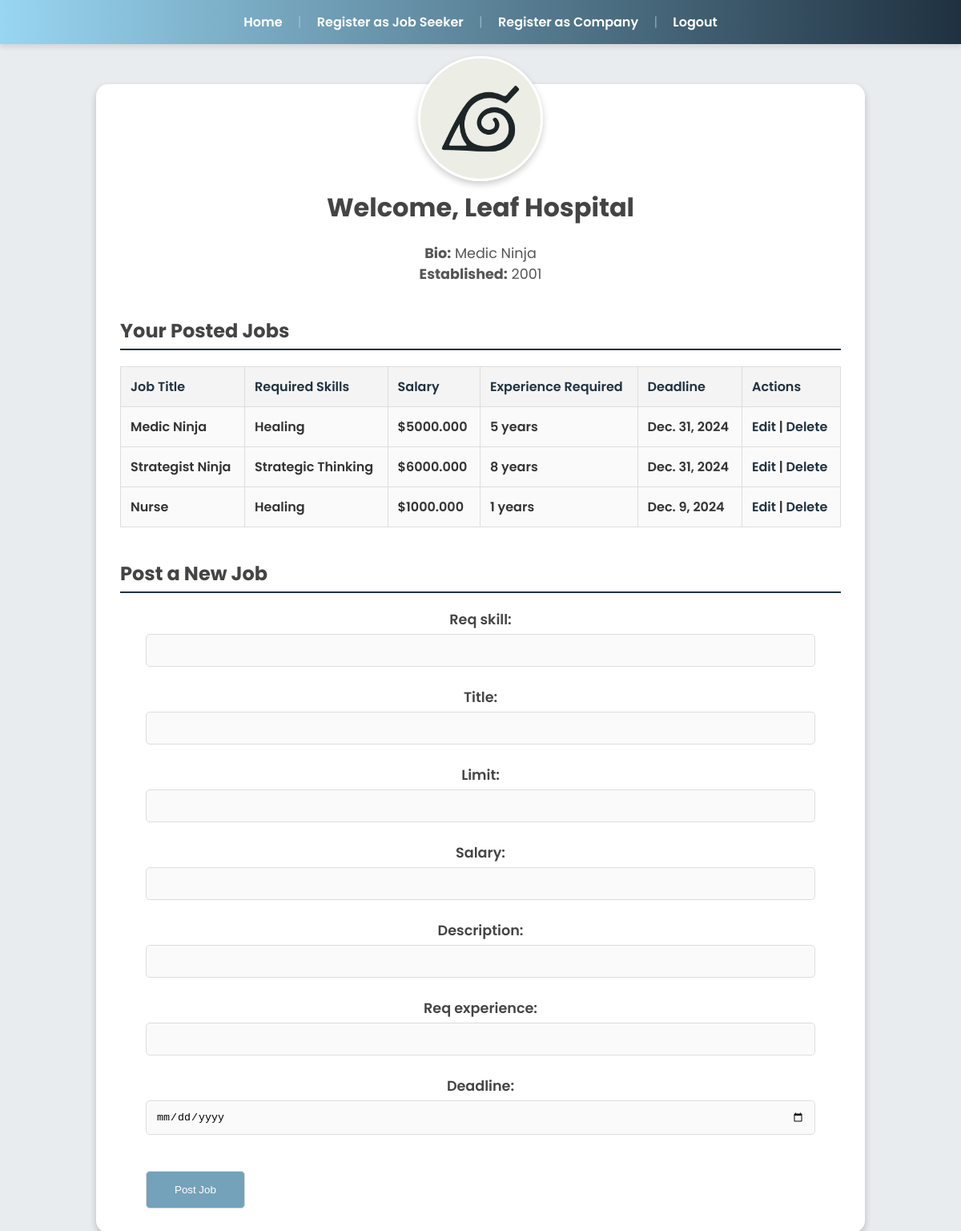
The app's page /company/dashboard/ (signed in) with its own data.
### jobs/models.py (models this page shows, shortened)
class user(models.Model):
    username = models.CharField(max_length=100, primary_key=True)
    password = models.CharField(max_length=100, unique=True)
    address = models.CharField(max_length=300, null=True, blank=True)
    bio = models.CharField(max_length=400, null=True, blank=True)
    profile_pic = models.ImageField(upload_to="profile_pics", blank=True)

class company(models.Model):
    c_username = models.OneToOneField(user, on_delete=models.CASCADE, primary_key=True, related_name="company")
    company_name = models.CharField(max_length=100)
    company_type = models.CharField(max_length=100)
    establishment_year = models.DateField()

class jobs(models.Model):
    job_id = models.AutoField(primary_key=True)
    c_username = models.ForeignKey(company, on_delete=models.CASCADE, related_name="job_posted")
    req_skill = models.CharField(max_length=50)
    title = models.CharField(max_length=100)
    limit = models.IntegerField()
    salary = models.DecimalField(max_digits=10, decimal_places=3)
    description = models.CharField(max_length=400)
    req_experience = models.IntegerField()
    deadline = models.DateField()

### jobs/views.py (the view)
# urls.py: path('company/dashboard/', views.company_dashboard, name='company_dashboard'),
def company_dashboard(request):
    user_instance = user.objects.get(username=request.session['username'])
    if not hasattr(user_instance, "company"):
        return redirect('login')  # Redirect to login if user is not a company
    company_instance = user_instance.company
    posted_jobs = jobs.objects.filter(c_username=company_instance)  # Fetch jobs posted by the company
    if request.method == "POST":
        job_form = JobForm(request.POST)
        if job_form.is_valid():
            job = job_form.save(commit=False)
            job.c_username = company_instance  # Link job to the company
            job.save()
            return redirect('company_dashboard')
    else:
        job_form = JobForm()
    context = {
        'company': company_instance,
        'posted_jobs': posted_jobs,
        'user' : user_instance,
        'job_form': job_form
    }
    return render(request, 'jobs/company_dashboard.html', context)

### jobs/forms.py
class JobForm(forms.ModelForm):
    class Meta:
        model = jobs
        fields = ['req_skill', 'title', 'limit', 'salary', 'description', 'req_experience', 'deadline']
        widgets = {
            'deadline': forms.DateInput(attrs={'type': 'date'}),
        }

### jobs/templates/jobs/company_dashboard.html (shortened to what this page needs)
<!DOCTYPE html>
<html lang="en">
<head>
    {% load static %}
    <link rel="stylesheet" href="{% static 'jobs/company_dashboard.css' %}">
</head>
<body>
    <nav>
        <a href="{% url 'home' %}">Home</a> |
        <a href="{% url 'register_job_seeker' %}">Register as Job Seeker</a> |
        <a href="{% url 'register_company' %}">Register as Company</a> |
        <a href="{% url 'user_logout' %}">Logout</a>
    </nav>
    <div class="content">
        <img src="/media/{{ user.profile_pic|default:'profile_pics/blank.jpg' }}" alt="Profile Picture">
        <h1 class="welcome">Welcome, {{ company.company_name }}</h1>
        <p><strong>Bio:</strong> {{ user.bio|default:"No bio available" }}</p>
        <p><strong>Established:</strong> {{ company.establishment_year|date:"Y" }}</p>
        <h2>Your Posted Jobs</h2>
        <table>
            <thead>
                <tr>
                    <th>Job Title</th>
                    <th>Required Skills</th>
                    <th>Salary</th>
                    <th>Experience Required</th>
                    <th>Deadline</th>
                    <th>Actions</th>
                </tr>
            </thead>
            <tbody>
                {% for job in posted_jobs %}
                <tr>
                    <td>{{ job.title }}</td>
                    <td>{{ job.req_skill }}</td>
                    <td>${{ job.salary }}</td>
                    <td>{{ job.req_experience }} years</td>
                    <td>{{ job.deadline }}</td>
                    <td>
                        <a class="actions" href="{% url 'edit_job' job.job_id %}">Edit</a> |
                        <a class="actions" href="{% url 'delete_job' job.job_id %}" onclick="return confirm('Are you sure you want to delete this job?');">Delete</a>
                    </td>
                </tr>
                {% empty %}
                <tr>
                    <td colspan="6">You have not posted any jobs yet.</td>
                </tr>
                {% endfor %}
            </tbody>
        </table>
        <h2>Post a New Job</h2>
        <form method="post">
            {{ job_form.as_p }}
            <button type="submit" class="back">Post Job</button>
        </form>
    </div>
</body>
</html>

### jobs/static/jobs/company_dashboard.css (style rules this page uses)
body { font-family: 'Poppins', sans-serif; margin: 0; padding: 0; background: #e9ecef; color: #333; }
nav { background: linear-gradient(to right, #99d6f2, #1f3140); padding: 15px; text-align: center; box-shadow: 0 4px 6px rgba(0, 0, 0, 0.1); color: #b6dbe88d; }
nav a { color: #fff; margin: 0 15px; text-decoration: none; font-weight: 600; transition: color 0.3s ease; }
.content { max-width: 900px; margin: 50px auto; background: #fff; padding: 30px; border-radius: 15px; box-shadow: 0 4px 8px rgba(0, 0, 0, 0.2); position: relative; }
img { display: block; width: 150px; height: 150px; border-radius: 50%; object-fit: cover; box-shadow: 0 4px 8px rgba(0, 0, 0, 0.2); position: absolute; top: -35px; left: 50%; transform: translateX(-50%); border: 3px solid #fff; }
.welcome { text-align: center; margin: 100px 0 20px; font-size: 2rem; color: #444; }
p { text-align: center; margin: 0; font-size: 1.1rem; color: #555; }
h2 { margin-top: 40px; font-size: 1.5rem; color: #444; border-bottom: 2px solid #1f3140; padding-bottom: 5px; }
table { width: 100%; border-collapse: collapse; margin-top: 20px; }
table th, table td { padding: 12px; text-align: left; border: 1px solid #ddd; font-weight: 600; }
table th { background: #f4f4f4; color: #1f3140; }
table td { background: #fafafa; }
.actions { color: #1f3140; text-decoration: none; font-weight: 600; transition: color 0.3s ease; }
form label { display: block; margin-top: 10px; font-weight: 600; color: #444; }
form input, form select, form textarea { width: 90%; padding: 12px; margin-top: 5px; margin-bottom: 15px; border: 1px solid #ddd; border-radius: 5px; background: #fafafa; }
.back { display: inline-block; margin-top: 30px; margin-left: 32px; padding: 15px 35px; background: #73A2BA; color: white; border: 1px solid #ddd; border-radius: 5px; text-align: center; transition: background 0.3s ease; }

### records on screen
user: profile_pic (picture), bio "Medic Ninja"
company: company_name "Leaf Hospital", establishment_year "2001"
jobs: title "Medic Ninja", req_skill "Healing", salary "5000.000", req_experience "5", deadline "Dec. 31, 2024"
jobs: title "Strategist Ninja", req_skill "Strategic Thinking", salary "6000.000", req_experience "8", deadline "Dec. 31, 2024"
jobs: title "Nurse", req_skill "Healing", salary "1000.000", req_experience "1", deadline "Dec. 9, 2024"
